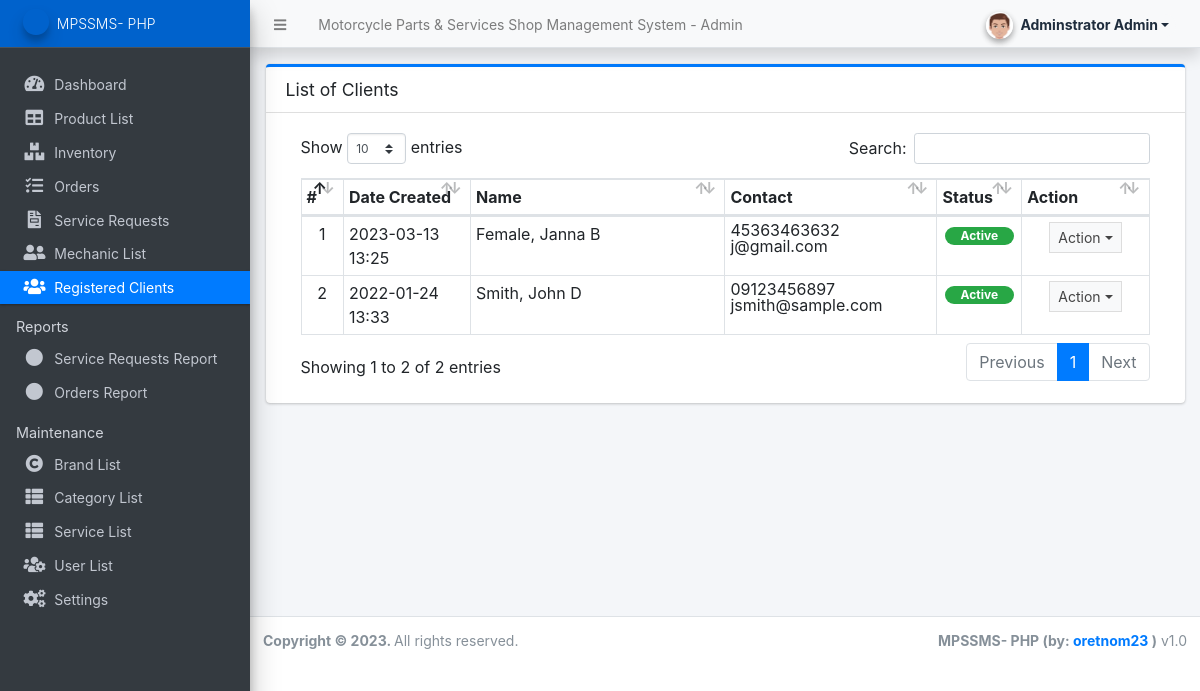
/admin/?page=clients (signed in), run on the app's committed database.
### tables this page shows
CREATE TABLE `client_list` (
  `id` int(30) NOT NULL,
  `firstname` text NOT NULL,
  `middlename` text DEFAULT NULL,
  `lastname` text NOT NULL,
  `gender` text NOT NULL,
  `contact` text NOT NULL,
  `address` text NOT NULL,
  `email` text NOT NULL,
  `password` text NOT NULL,
  `status` tinyint(1) NOT NULL DEFAULT 1,
  `delete_flag` tinyint(1) NOT NULL DEFAULT 0,
  `date_created` datetime NOT NULL DEFAULT current_timestamp(),
  `date_added` datetime DEFAULT NULL ON UPDATE current_timestamp()
);

### admin/clients/index.php (the view, shortened to what this page needs)
<div class="card card-outline card-primary">
	<div class="card-header">
		<h3 class="card-title">List of Clients</h3>
	</div>
	<div class="card-body">
		<div class="container-fluid">
        <div class="container-fluid">
			<table class="table table-bordered table-stripped">
				<colgroup>
					<col width="5%">
					<col width="15%">
					<col width="30%">
					<col width="25%">
					<col width="10%">
					<col width="15%">
				</colgroup>
				<thead>
					<tr>
						<th>#</th>
						<th>Date Created</th>
						<th>Name</th>
						<th>Contact</th>
						<th>Status</th>
						<th>Action</th>
					</tr>
				</thead>
				<tbody>
					<?php
					$i = 1;
						$qry = $conn->query("SELECT *,concat(lastname, ', ', firstname,' ',middlename) as fullname from `client_list` where delete_flag= 0 order by concat(lastname, ', ', firstname,' ',middlename) asc ");
						while($row = $qry->fetch_assoc()):
							foreach($row as $k=> $v){
								$row[$k] = trim(stripslashes($v));
							}
					?>
						<tr>
							<td class="text-center"><?php echo $i++; ?></td>
							<td><?php echo date("Y-m-d H:i",strtotime($row['date_created'])) ?></td>
							<td><?php echo ucwords($row['fullname']) ?></td>
							<td>
								<p class="m-0 lh-1">
								<?php echo $row['contact'] ?> <br>
								<?php echo $row['email'] ?>
								</p>
							</td>
							<td class="text-center">
                                <?php if($row['status'] == 1): ?>
                                    <span class="badge badge-success rounded-pill px-3">Active</span>
                                <?php else: ?>
                                    <span class="badge badge-danger rounded-pill px-3">Inactive</span>
                                <?php endif; ?>
                            </td>
							<td align="center">
								 <button type="button" class="btn btn-flat btn-default btn-sm dropdown-toggle dropdown-icon" data-toggle="dropdown">
				                  		Action
				                  </button>
							</td>
						</tr>
					<?php endwhile; ?>
				</tbody>
			</table>
		</div>
		</div>
	</div>
</div>

### data on the page
client_list: date_created "2023-03-13 13:25", fullname "Female, Janna B", contact "45363463632", email "j@gmail.com", status "Active"
client_list: date_created "2022-01-24 13:33", fullname "Smith, John D", contact "09123456897", email "jsmith@sample.com", status "Active"

### other printed values
$_settings->info('name') "Motorcycle Parts & Services Shop Management System"
$_settings->userdata('firstname').' '.$_settings->userdata('lastname') "Adminstrator Admin"
$_settings->info('short_name') "MPSSMS- PHP"
